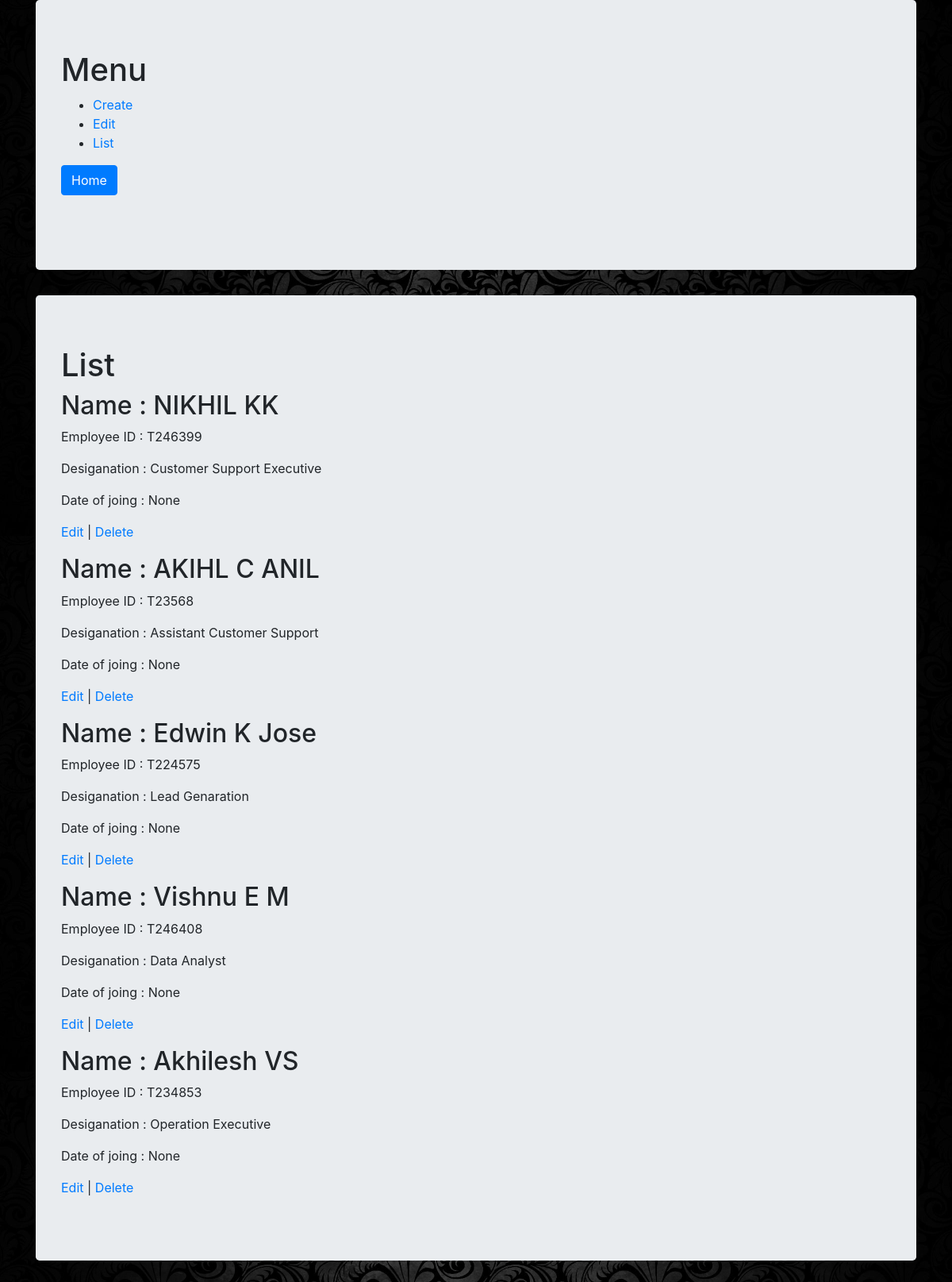
Page /list/ on the committed database.
### IEapp/models.py (models this page shows)
class emp_info(models.Model):
    name=models.CharField(max_length=250, null=True)
    emid=models.CharField(max_length=250, null=True)
    role=models.CharField(max_length=250, null=True)
    join=models.CharField(max_length=250, null=True)
    vry=models.CharField

### IEapp/views.py (the view)
# urls.py: path('list/', views.list, name= 'list' ),
def list(request):
    emp_info_list = emp_info.objects.all()
    return render(request,'list.html',{"details": emp_info_list })

### template/list.html
{% include 'menu.html'%}
<link rel="stylesheet" href="https://maxcdn.bootstrapcdn.com/bootstrap/4.5.2/css/bootstrap.min.css">
<div class= "container" >
    <div class="jumbotron">
        <h1>List</h1>
        {% for obj in details %}
        <h2>Name : {{ obj.name }}</h2>
        <p>Employee ID : {{ obj.emid }}</p>
        <p>Desiganation : {{ obj.role }}</p>
        <p>Date of joing : {{ obj.join }}</p>
        <p><a href="{% url 'edit' obj.id %}">Edit</a> | <a href="{% url 'delete' obj.id %}">Delete</a></p>
        {% endfor%}
    </div>
</div>

### template/menu.html (shortened to what this page needs)
{% load static %}
 <link href="https://maxcdn.bootstrapcdn.com/bootstrap/4.5.2/css/bootstrap.min.css" rel="stylesheet">
<link rel="stylesheet" href="https://maxcdn.bootstrapcdn.com/bootstrap/4.5.2/css/bootstrap.min.css">
<div class= "container" >
    <div class="jumbotron">
        <h1>Menu</h1>
        <ul>
            <li><a href="{% url 'create' %}">Create</a></li>
            <li><a href="{% url 'edit' %}">Edit</a></li>
            <li><a href="{% url 'list' %}">List</a></li>
        </ul>
        <form action="{% url 'welcome' %}" id="home">
            <input type="submit" class="btn btn-primary" value="Home">
        </form>
    </div>
</div>

### rows in the picture
emp_info: name "NIKHIL KK", emid "T246399", role "Customer Support Executive", join "None"
emp_info: name "AKIHL C ANIL", emid "T23568", role "Assistant Customer Support", join "None"
emp_info: name "Edwin K Jose", emid "T224575", role "Lead Genaration", join "None"
emp_info: name "Vishnu E M", emid "T246408", role "Data Analyst", join "None"
emp_info: name "Akhilesh VS", emid "T234853", role "Operation Executive", join "None"
